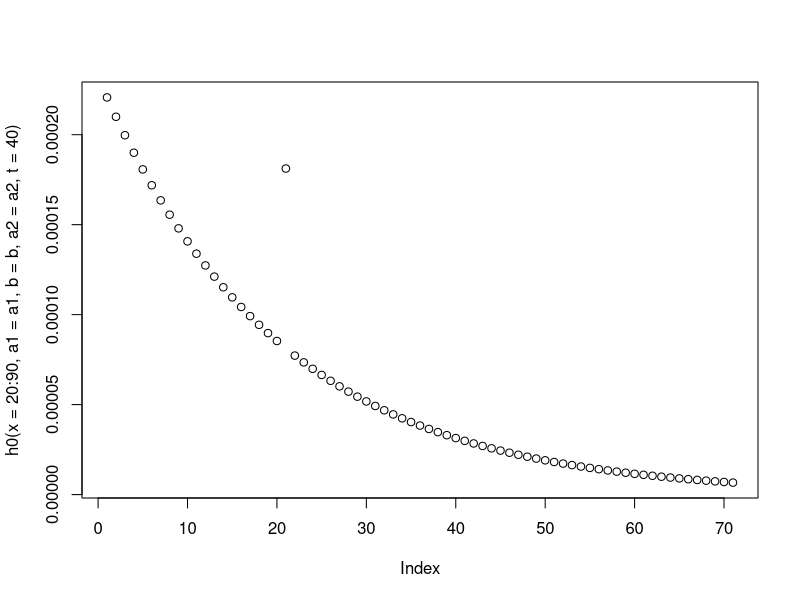

Here is the R script that generated this plot:
a1 =  6e-04
b  = -5e-02
a2 =  1e-04

# individual hazard
h0 <- function (x, a1, b, a2, t) {
  robust <- a1 * exp(b*x)
  return(ifelse(x == t, robust + a2, robust))
}

# plot individual hazard
plot(h0(x = 20:90, a1 = a1, b = b, a2 = a2, t = 40))

foo <- h0(x = 20:90, a1 = a1, b = b, a2 = a2, t = 40)

vapply(foo, function (x) rexp(n = 1, rate = x), FUN.VALUE = c(rate = 0))

